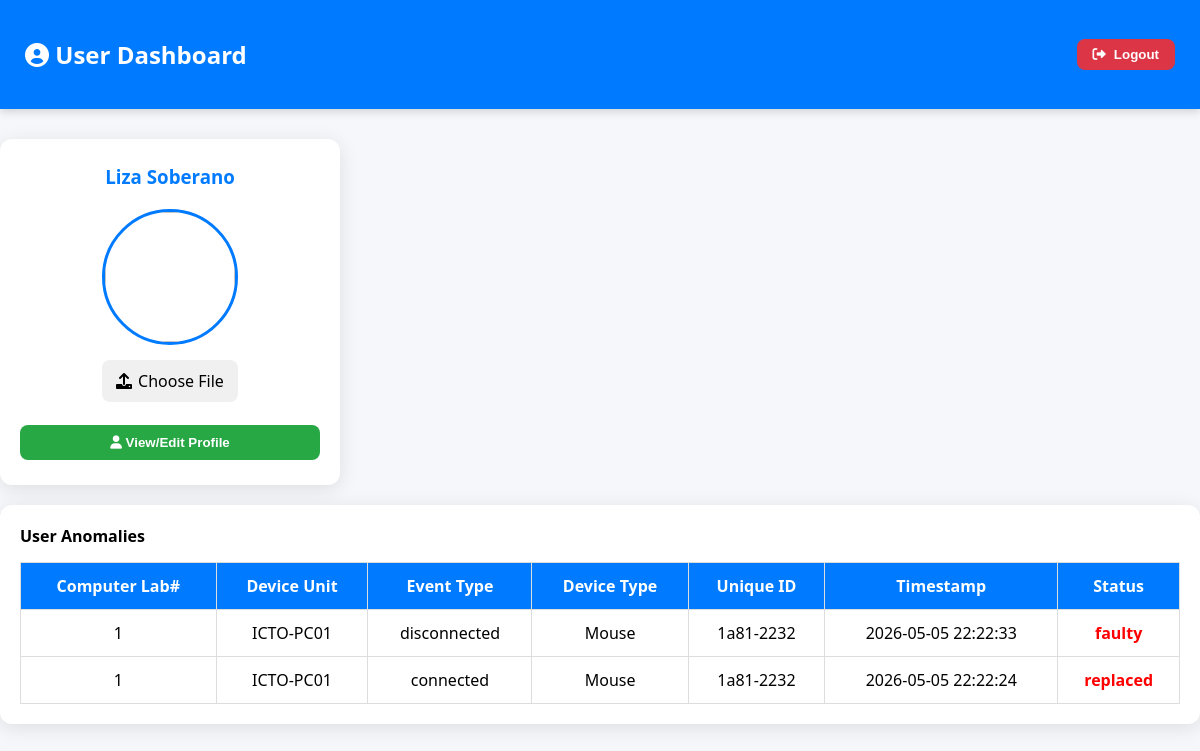
The app's page /student_dashboard (signed in), older data.
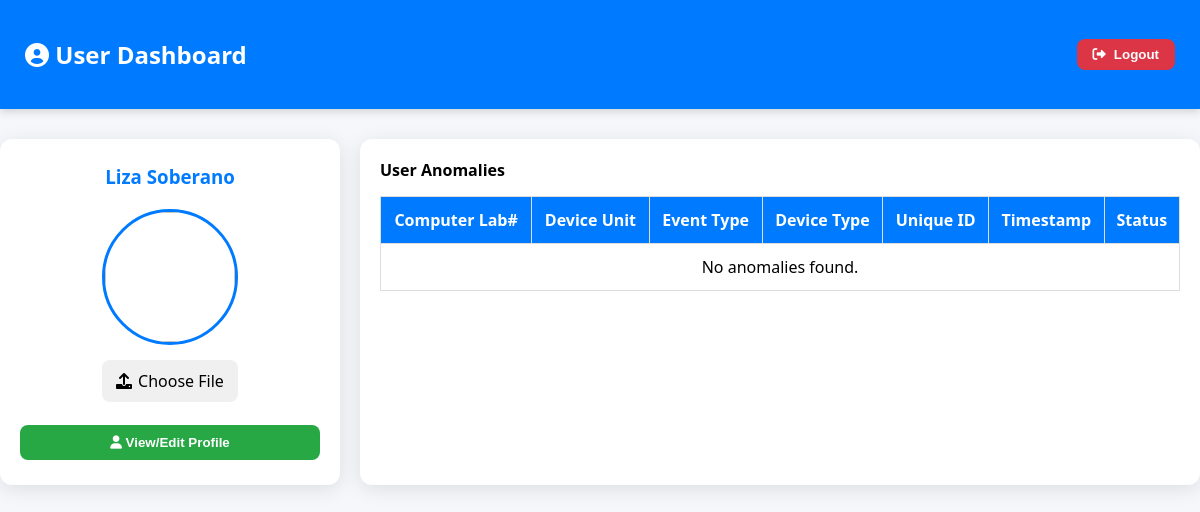
The same page, newer data.
### tables this page shows
CREATE TABLE peripheral_alerts (
id INTEGER PRIMARY KEY AUTOINCREMENT,
serial_number TEXT, 
alert_type TEXT, 
timestamp TEXT, 
device_name TEXT, 
location TEXT, 
event_type TEXT, 
device_type TEXT, 
user_id TEXT, deleted INTEGER DEFAULT 0, serial_no TEXT);

### app.py (the view, shortened to what this page needs)
@app.route("/student_dashboard")
def student_dashboard():
    username = session.get("username")
    login_time = session.get("login_time", int(time.time()))
    if not username:
        return redirect(url_for("login"))
    with sqlite3.connect(DB_FILE) as conn:
        conn.row_factory = sqlite3.Row
        cur = conn.cursor()
        cur.execute("""
            SELECT username, name, email, grade, section, contact, profile_pic
            FROM users
            WHERE username = ?
        """, (username,))
        student = cur.fetchone()
        cur.execute("""
            UPDATE student_notifications
            SET is_read = 1
            WHERE student_id = ?
              AND is_read = 0
        """, (username,))
        conn.commit()
        cur.execute("""
            SELECT pc_tag
            FROM active_sessions
            WHERE student_id = ?
            ORDER BY datetime(login_time) DESC
            LIMIT 1
        """, (username,))
        active_pc = cur.fetchone()
        current_pc_tag = active_pc["pc_tag"] if active_pc else None
        if current_pc_tag:
            cur.execute("""
                SELECT
                    a.location,
                    a.device_name,
                    a.event_type,
                    a.device_type,
                    COALESCE(p.unique_id, a.serial_number) AS unique_id,
                    a.timestamp,
                    a.alert_type,
                    a.deleted
                FROM peripheral_alerts a
                LEFT JOIN peripherals p
                    ON a.serial_number = p.serial_number
                WHERE a.deleted = 0
                  AND (
                        a.user_id = ?
                        OR a.device_name = ?
                      )
                ORDER BY datetime(a.timestamp) DESC
            """, (username, current_pc_tag))
        anomalies = cur.fetchall()
        cur.execute("""
            SELECT status
            FROM emergency_logout_requests
            WHERE student_id = ?
            ORDER BY id DESC
            LIMIT 1
        """, (username,))
        req = cur.fetchone()
        if req:
            if req["status"] == "approved":
                flash("Your emergency logout request was approved!", "success")
            elif req["status"] == "declined":
                flash("Your emergency logout request was declined.", "error")
    return render_template(
        "student_dashboard.html",
        student=student,
        anomalies=anomalies,
        login_time=login_time
    )

### templates/student_dashboard.html (shortened to what this page needs)
<!DOCTYPE html>
<html lang="en">
<head>
<link rel="stylesheet" href="https://cdnjs.cloudflare.com/ajax/libs/font-awesome/6.0.0/css/all.min.css"/>
<link rel="stylesheet" href="https://cdnjs.cloudflare.com/ajax/libs/cropperjs/1.5.12/cropper.min.css">
</head>
<body>
<header>
    <h2><i class="fa fa-user-circle"></i> User Dashboard</h2>
    <div>
        <form style="display:inline;" action="/user/logout" method="get">
            <button type="submit" class="logout"><i class="fas fa-sign-out-alt"></i> Logout</button>
        </form>
    </div>
</header>
<div class="main-content">
    <div class="profile-card">
        <h3>{{ student[1] }}</h3>
        <img src="{{ student[6] if student[6] else '/static/default.png' }}" class="profile-pic">
        <form class="upload-form" enctype="multipart/form-data">
            <label for="profilePicInput" class="file-label"><i class="fas fa-upload"></i> Choose File</label>
        </form>
        <button class="success" onclick="openModal('profileModal')"><i class="fas fa-user"></i> View/Edit Profile</button>
    </div>
    <div class="table-container">
        <h4>User Anomalies</h4>
        <table>
            <thead>
                <tr>
                    <th>Computer Lab#</th>
                    <th>Device Unit</th>
                    <th>Event Type</th>
                    <th>Device Type</th>
                    <th>Unique ID</th>
                    <th>Timestamp</th>
                    <th>Status</th>
                </tr>
            </thead>
            <tbody>
                {% if anomalies %}
                    {% for anomaly in anomalies %}
                    <tr>
                        <td>{{ anomaly.location or 'N/A' }}</td>
                        <td>{{ anomaly.device_name or 'N/A' }}</td>
                        <td>{{ anomaly.event_type or 'N/A' }}</td>
                        <td>{{ anomaly.device_type or 'N/A' }}</td>
                        <td>{{ anomaly.unique_id or 'N/A' }}</td>
                        <td>{{ anomaly.timestamp or 'N/A' }}</td>
                        <td>
                            {% if anomaly.alert_type %}
                                <span class="status-free">{{ anomaly.alert_type }}</span>
                            {% elif anomaly.deleted == 0 %}
                                <span class="status-free">Pending</span>
                            {% elif anomaly.deleted == 1 %}
                                <span class="status-used">Cleared</span>
                            {% else %}
                                <span class="status-unknown">Unknown</span>
                            {% endif %}
                        </td>
                    </tr>
                    {% endfor %}
                {% else %}
                    <tr>
                        <td colspan="7">No anomalies found.</td>
                    </tr>
                {% endif %}
            </tbody>
        </table>
    </div>
</div>
</body>
</html>

Row changes from the older to the newer data that the page shows:
no longer on this page (row edited): peripheral_alerts: location "1", device_name "ICTO-PC01", event_type "disconnected", device_type "Mouse", serial_number "1a81-2232", timestamp "2026-05-05 22:22:33", alert_type "faulty"
no longer on this page (row edited): peripheral_alerts: location "1", device_name "ICTO-PC01", event_type "connected", device_type "Mouse", serial_number "1a81-2232", timestamp "2026-05-05 22:22:24", alert_type "replaced"
Text that changed along with them:
text now shown: "No anomalies found."
